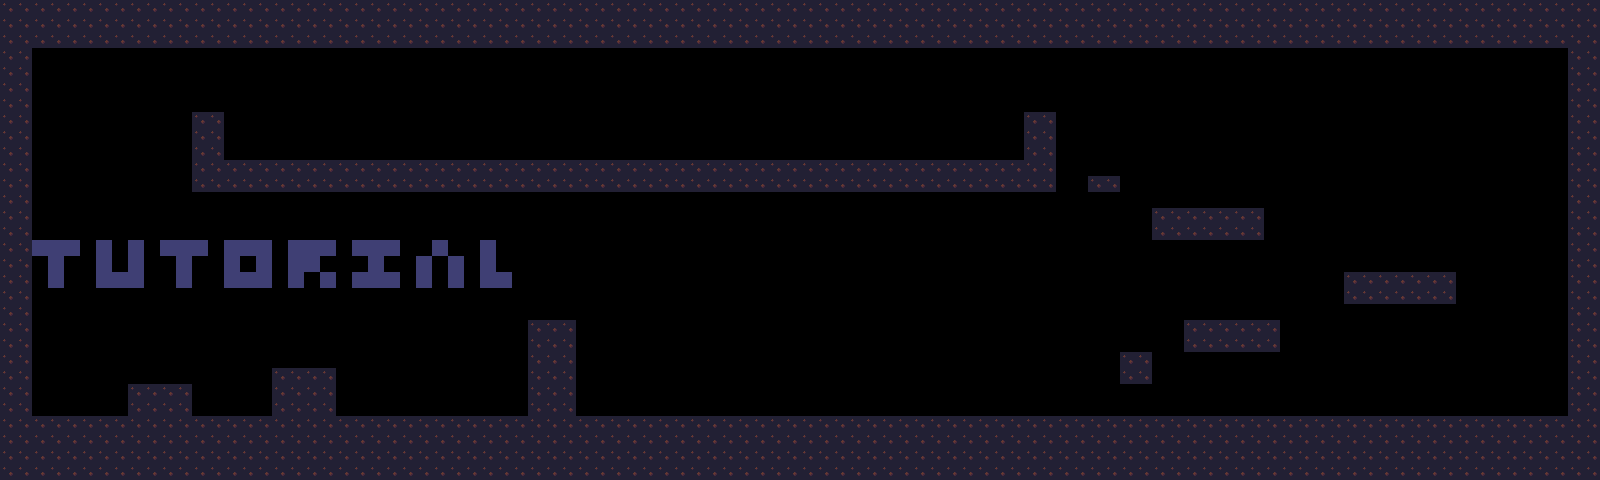

Rendered tile map (Tiled .tmx) drawn with the repository's tilesets; below, a short description and the map source with its tile grids summarised:
An orthogonal 100x30 tile map with 16x16 px tiles, 1 tile layer (Слой тайлов 1) and 21 objects (5x enemy, floor, wall1, wall2, wall3, ...).

<map version="1.10" tiledversion="1.10.2" orientation="orthogonal" renderorder="right-down" width="100" height="30" tilewidth="16" tileheight="16" infinite="0" nextlayerid="6" nextobjectid="75">
 <tileset firstgid="1" name="tileset (1)" tilewidth="16" tileheight="16" tilecount="216" columns="12">
  <image source="tileset (1).png" width="192" height="288" />
 </tileset>
 <layer id="1" name="Слой тайлов 1" width="100" height="30">
  <data>[3000 cells, 1044 non-empty, 2 distinct tile ids]</data>
 </layer>
 <objectgroup id="5" name="objects">
  <object id="9" name="floor" x="0" y="416">
   <polygon points="0,0 0,64 1599.33,64 1599.33,0" />
  </object>
  <object id="30" name="wall1" x="128" y="384">
   <polygon points="0,0 0,32 64,32 64,0 0,0" />
  </object>
  <object id="31" name="wall2" x="272" y="352">
   <polygon points="0,16 0,64 64,64 64,16" />
  </object>
  <object id="34" name="wall3" x="528" y="288">
   <polygon points="0,32 48,32 48,128 0,128" />
  </object>
  <object id="36" name="player" x="46.6667" y="381.33" width="32" height="32" />
  <object id="37" name="enemy" x="784.667" y="384" width="32" height="32" />
  <object id="57" name="enemy" x="912" y="352" width="32" height="32" />
  <object id="59" x="0" y="0">
   <polygon points="0,0 32,0 32,416 0,416" />
  </object>
  <object id="60" x="1600" y="48">
   <polygon points="0,0 0,-48 -1568,-48 -1568,0" />
  </object>
  <object id="61" x="1600" y="48">
   <polygon points="0,0 0,368 -32,368 -32,0" />
  </object>
  <object id="64" name="enemy" x="1056" y="288" width="32" height="32" />
  <object id="65" x="192" y="160">
   <polygon points="0,0 0,32 864,32 864,0" />
  </object>
  <object id="66" x="1152" y="208">
   <polygon points="0,0 0,32 112,32 112,0" />
  </object>
  <object id="67" x="1120" y="352">
   <polygon points="0,0 0,32 32,32 32,0" />
  </object>
  <object id="68" x="1184" y="320">
   <polygon points="0,0 0,32 96,32 96,0" />
  </object>
  <object id="69" x="1344" y="272">
   <polygon points="0,0 0,32 112,32 112,0" />
  </object>
  <object id="70" x="1088" y="176">
   <polygon points="0,0 0,16 32,16 32,0" />
  </object>
  <object id="71" x="1024" y="112">
   <polygon points="0,0 0,48 32,48 32,0" />
  </object>
  <object id="72" x="192" y="112">
   <polygon points="0,0 0,48 32,48 32,0" />
  </object>
  <object id="73" name="enemy" x="256" y="112" width="32" height="32" />
  <object id="74" name="enemy" x="352" y="112" width="32" height="32" />
 </objectgroup>
</map>
